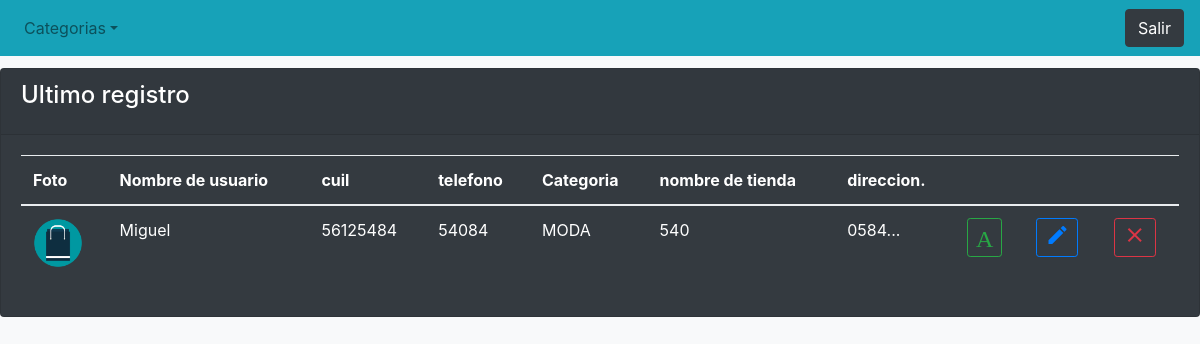
Before: /formulario_registro/admin/inventarioadmin.php with the older database file.
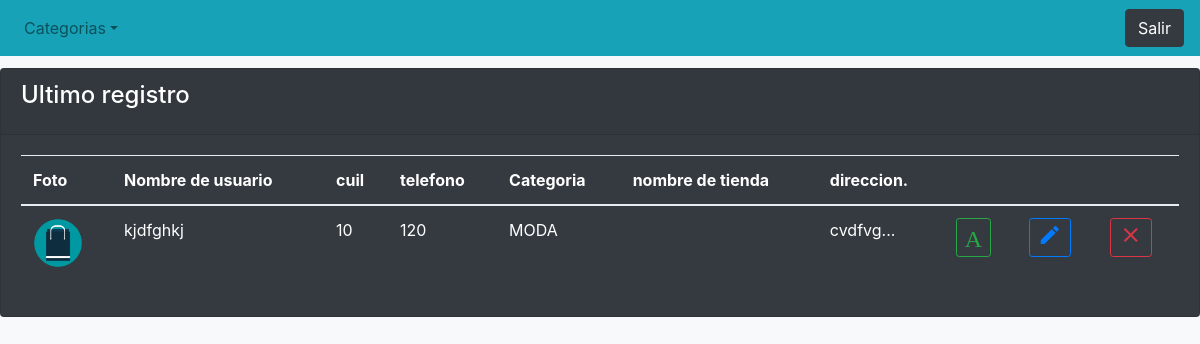
After: the same page with the newer database file.
### tables this page shows
CREATE TABLE `inventario` (
  `id` int(10) NOT NULL,
  `clave` varchar(100) NOT NULL,
  `nombredeusuario` varchar(100) NOT NULL,
  `cuil` int(100) NOT NULL,
  `telefono` int(100) NOT NULL,
  `categoria` varchar(50) NOT NULL,
  `direccion` text NOT NULL,
  `nombretienda` varchar(100) NOT NULL,
  `foto` varchar(100) NOT NULL
);

### formulario_registro/admin/inventarioadmin.php (the view, shortened to what this page needs)
<?php include '../conexion/conexion.php'; ?>
<!DOCTYPE html>
<html lang="en">
<head>
	<link rel="stylesheet" href="../css/bootstrap.min.css">
</head>
<body class="bg-light">
	<nav class="navbar navbar-expand-lg navbar-light bg-info">
		<div class="collapse navbar-collapse" id="menu">
			<ul class="navbar-nav mr-auto">
				<li class="nav-item dropdown" >
					<a href="#" class="nav-link dropdown-toggle" id="navbarDropdown" role="button" data-toggle="dropdown" aria-haspopup="true" aria-expanded="false">Categorias</a>
				</li>
			</ul>
			<button class="btn btn-dark" id="logout" >Salir</button>
		</div>
	</nav>
	<link rel="stylesheet" href="../css/bootstrap.min.css">
</head>
<body class="bg-light">
		<div class="card text-white bg-dark" style="margin-top: 1%;">
				<div class="card-header"><h4 class="card-title">Ultimo registro</h4></div>
				<div class="card-body">
					<table class="table">
						<thead>
							<th>Foto</th>
							<th>Nombre de usuario</th>
							<th>cuil</th>
							<th>telefono</th>
							<th>Categoria</th>
								<th>nombre de tienda</th>
							<th>direccion.</th>
							<th></th>
							<th></th>
							<th></th>
						</thead>
						<tbody>
							<?php
							$sel = $con->prepare("SELECT * FROM inventario ORDER BY id DESC limit 1 ");
							$sel->execute();
							  	while ($f = $sel->fetch()) {  ?>
							  	<tr>
							  		<td><img src="<?php echo $f['foto'] ?>" width="50" heigth="50" ></td>
							  		<td><?php echo $f['nombredeusuario'] ?></td>
							  		<td><?php echo $f['cuil'] ?></td>
							  		<td><?php echo $f['telefono'] ?></td>
							  		<td><?php echo $f['categoria'] ?></td>
							  		<td><?php echo $f['nombretienda'] ?></td>
							  		<td><?php echo substr($f['direccion'] , 0, 100) ?>...</td>
							  		<td><a href="agregar_imagenes.php?clave=<?php echo $f['clave'] ?>" class="btn btn-outline-success btn-sm"><span class="material-icons">A</span></a></td>
							  		<td><a href="editar_producto.php?clave=<?php echo $f['clave'] ?>" class="btn btn-outline-primary btn-sm"><span class="material-icons">edit</span></a></td>
							  		<td><a href="#" class="btn btn-outline-danger btn-sm" onclick="bootbox.confirm('Seguro que desea realizar esta accion', function(result){ if (result == true){ location.href='eliminar_producto.php?clave=<?php echo $f['clave'] ?>&foto=<?php echo $f['foto'] ?>&pag=inventario.php';} })"><span class="material-icons" >clear</span></a></td>
							  	</tr>
							  	<?php
							  	}
							  	 ?>
						</tbody>
					</table>
				</div>
			</div>
</body>
</html>

### formulario_registro/admin/inventarioadmin.php (style rules this page uses)
body { padding-bottom: 10px; }

Changed rows visible on the page:
no longer on this page (row unchanged): inventario: foto (picture), nombredeusuario "Miguel", cuil "56125484", telefono "54084", categoria "MODA", nombretienda "540", direccion "0584"
added inventario: foto (picture), nombredeusuario "kjdfghkj", cuil "10", telefono "120", categoria "MODA", direccion "cvdfvg"
